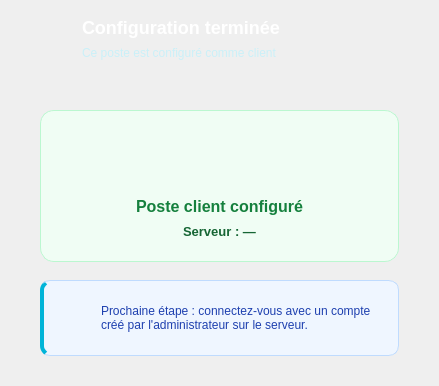
  <widget class="QWizardPage" name="page_client_summary">
   <property name="title">
    <string/>
   </property>
   <property name="subTitle">
    <string/>
   </property>
   <layout class="QVBoxLayout" name="layout_client_summary">
    <property name="spacing">
     <number>0</number>
    </property>
    <property name="leftMargin">
     <number>0</number>
    </property>
    <property name="topMargin">
     <number>0</number>
    </property>
    <property name="rightMargin">
     <number>0</number>
    </property>
    <property name="bottomMargin">
     <number>0</number>
    </property>
    <item>
     <widget class="QFrame" name="header_client_summary">
      <property name="minimumSize">
       <size>
        <width>0</width>
        <height>80</height>
       </size>
      </property>
      <property name="maximumSize">
       <size>
        <width>16777215</width>
        <height>80</height>
       </size>
      </property>
      <layout class="QHBoxLayout" name="header_client_summary_layout">
       <property name="leftMargin">
        <number>40</number>
       </property>
       <property name="topMargin">
        <number>16</number>
       </property>
       <property name="rightMargin">
        <number>40</number>
       </property>
       <property name="bottomMargin">
        <number>16</number>
       </property>
       <item>
        <widget class="QLabel" name="client_summary_icon">
         <property name="minimumSize">
          <size>
           <width>36</width>
           <height>36</height>
          </size>
         </property>
         <property name="maximumSize">
          <size>
           <width>36</width>
           <height>36</height>
          </size>
         </property>
         <property name="styleSheet">
          <string notr="true">background: transparent;</string>
         </property>
         <property name="pixmap">
          <pixmap resource="../Icon.qrc">:/Icon/Icons/check-circle_white.svg</pixmap>
         </property>
         <property name="scaledContents">
          <bool>true</bool>
         </property>
        </widget>
       </item>
       <item>
        <layout class="QVBoxLayout" name="client_summary_text_layout">
         <property name="spacing">
          <number>2</number>
         </property>
         <item>
          <widget class="QLabel" name="client_summary_title">
           <property name="styleSheet">
            <string notr="true">color: #ffffff; font-size: 18px; font-weight: 700; background: transparent;</string>
           </property>
           <property name="text">
            <string>Configuration terminée</string>
           </property>
          </widget>
         </item>
         <item>
          <widget class="QLabel" name="client_summary_subtitle">
           <property name="styleSheet">
            <string notr="true">color: #CAF0F8; font-size: 12px; background: transparent;</string>
           </property>
           <property name="text">
            <string>Ce poste est configuré comme client</string>
           </property>
          </widget>
         </item>
        </layout>
       </item>
       <item>
        <spacer name="client_summary_header_spacer">
         <property name="orientation">
          <enum>Qt::Orientation::Horizontal</enum>
         </property>
         <property name="sizeHint" stdset="0">
          <size>
           <width>0</width>
           <height>0</height>
          </size>
         </property>
        </spacer>
       </item>
      </layout>
     </widget>
    </item>
    <item>
     <widget class="QFrame" name="card_client_summary">
      <property name="frameShape">
       <enum>QFrame::Shape::NoFrame</enum>
      </property>
      <layout class="QVBoxLayout" name="client_summary_content">
       <property name="spacing">
        <number>18</number>
       </property>
       <property name="leftMargin">
        <number>40</number>
       </property>
       <property name="topMargin">
        <number>30</number>
       </property>
       <property name="rightMargin">
        <number>40</number>
       </property>
       <property name="bottomMargin">
        <number>30</number>
       </property>
       <item>
        <widget class="QFrame" name="client_summary_success_box">
         <property name="styleSheet">
          <string notr="true">#client_summary_success_box {
    background-color: #f0fdf4;
    border: 1px solid #bbf7d0;
    border-radius: 14px;
}</string>
         </property>
         <layout class="QVBoxLayout" name="client_summary_success_layout">
          <property name="spacing">
           <number>8</number>
          </property>
          <property name="leftMargin">
           <number>24</number>
          </property>
          <property name="topMargin">
           <number>22</number>
          </property>
          <property name="rightMargin">
           <number>24</number>
          </property>
          <property name="bottomMargin">
           <number>22</number>
          </property>
          <item alignment="Qt::AlignmentFlag::AlignHCenter">
           <widget class="QLabel" name="client_summary_check_icon">
            <property name="minimumSize">
             <size>
              <width>56</width>
              <height>56</height>
             </size>
            </property>
            <property name="maximumSize">
             <size>
              <width>56</width>
              <height>56</height>
             </size>
            </property>
            <property name="pixmap">
             <pixmap resource="../Icon.qrc">:/Icon/Icons/check-circle.svg</pixmap>
            </property>
            <property name="scaledContents">
             <bool>true</bool>
            </property>
           </widget>
          </item>
          <item>
           <widget class="QLabel" name="client_summary_success_title">
            <property name="styleSheet">
             <string notr="true">color: #15803d; font-size: 16px; font-weight: 800; background: transparent;</string>
            </property>
            <property name="text">
             <string>Poste client configuré</string>
            </property>
            <property name="alignment">
             <set>Qt::AlignmentFlag::AlignCenter</set>
            </property>
           </widget>
          </item>
          <item>
           <widget class="QLabel" name="client_summary_details">
            <property name="styleSheet">
             <string notr="true">color: #166534; font-size: 13px; font-weight: 600; background: transparent;</string>
            </property>
            <property name="text">
             <string>Serveur : —</string>
            </property>
            <property name="alignment">
             <set>Qt::AlignmentFlag::AlignCenter</set>
            </property>
            <property name="wordWrap">
             <bool>true</bool>
            </property>
           </widget>
          </item>
         </layout>
        </widget>
       </item>
       <item>
        <widget class="QFrame" name="client_summary_info_box">
         <property name="styleSheet">
          <string notr="true">#client_summary_info_box {
    background-color: #eff6ff;
    border: 1px solid #bfdbfe;
    border-left: 4px solid #00B4D8;
    border-radius: 10px;
    padding: 14px 18px;
}</string>
         </property>
         <layout class="QHBoxLayout" name="client_summary_info_layout">
          <property name="spacing">
           <number>10</number>
          </property>
          <item>
           <widget class="QLabel" name="client_summary_info_icon">
            <property name="minimumSize">
             <size>
              <width>20</width>
              <height>20</height>
             </size>
            </property>
            <property name="maximumSize">
             <size>
              <width>20</width>
              <height>20</height>
             </size>
            </property>
            <property name="pixmap">
             <pixmap resource="../Icon.qrc">:/Icon/Icons/info.svg</pixmap>
            </property>
            <property name="scaledContents">
             <bool>true</bool>
            </property>
           </widget>
          </item>
          <item>
           <widget class="QLabel" name="client_summary_info_text">
            <property name="styleSheet">
             <string notr="true">color: #1e40af; font-size: 12px; background: transparent;</string>
            </property>
            <property name="text">
             <string>Prochaine étape : connectez-vous avec un compte créé par l'administrateur sur le serveur.</string>
            </property>
            <property name="wordWrap">
             <bool>true</bool>
            </property>
           </widget>
          </item>
         </layout>
        </widget>
       </item>
       <item>
        <spacer name="client_summary_bottom_spacer">
         <property name="orientation">
          <enum>Qt::Orientation::Vertical</enum>
         </property>
         <property name="sizeHint" stdset="0">
          <size>
           <width>0</width>
           <height>0</height>
          </size>
         </property>
        </spacer>
       </item>
      </layout>
     </widget>
    </item>
   </layout>
  </widget>
